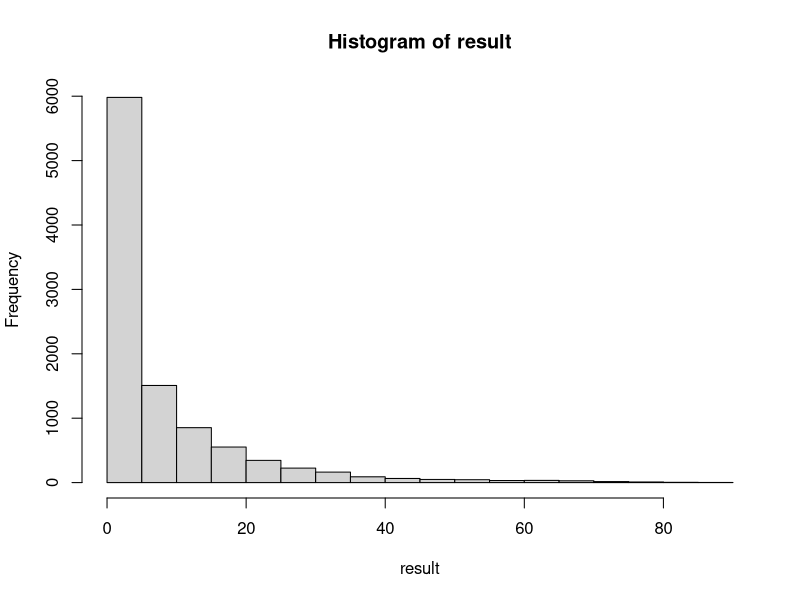
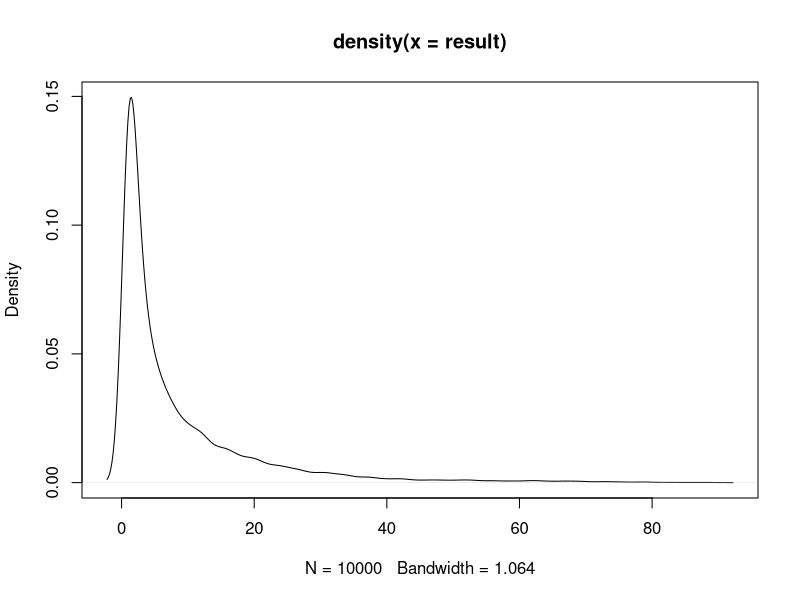
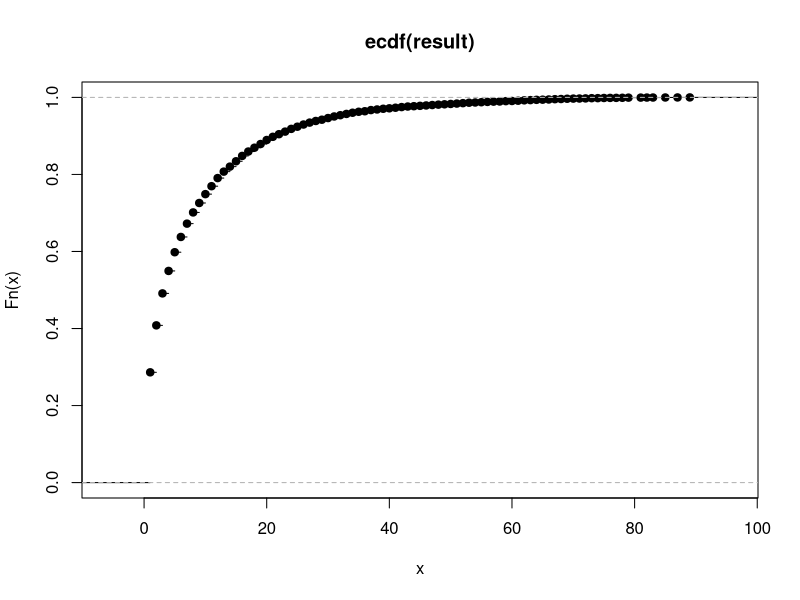
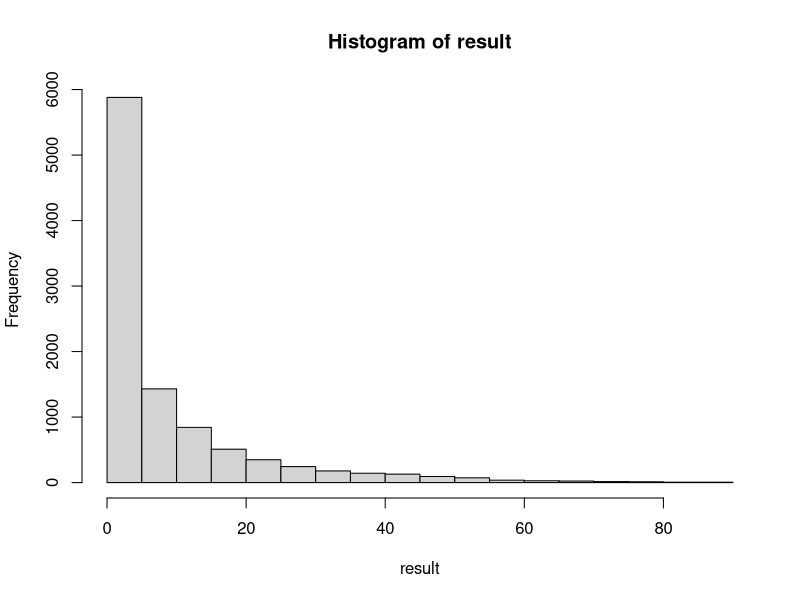
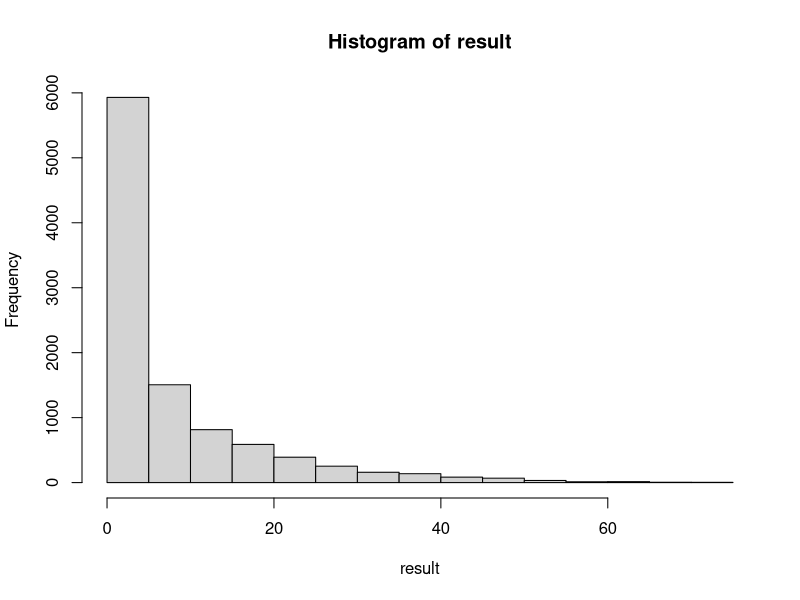
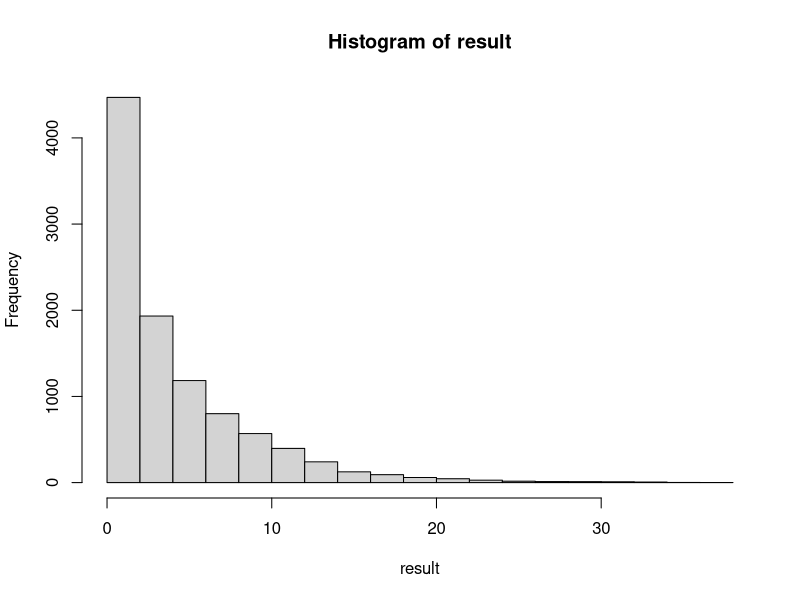
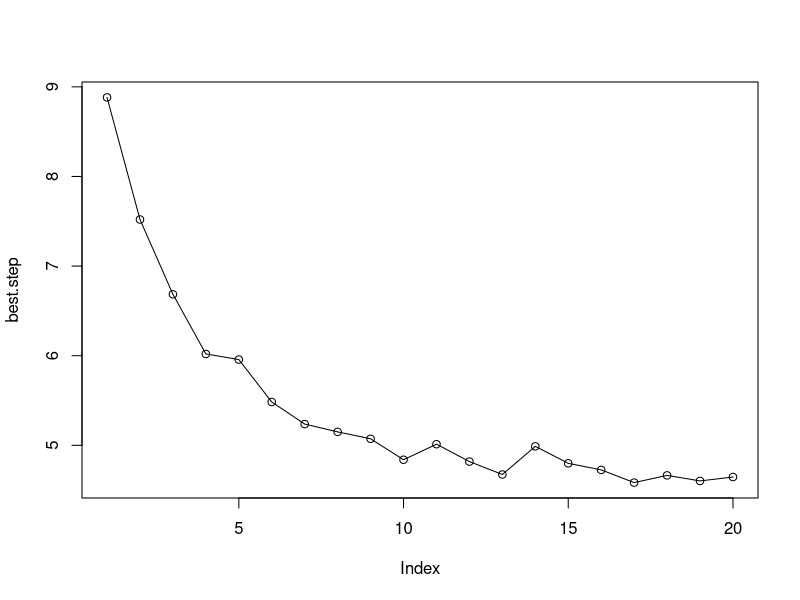
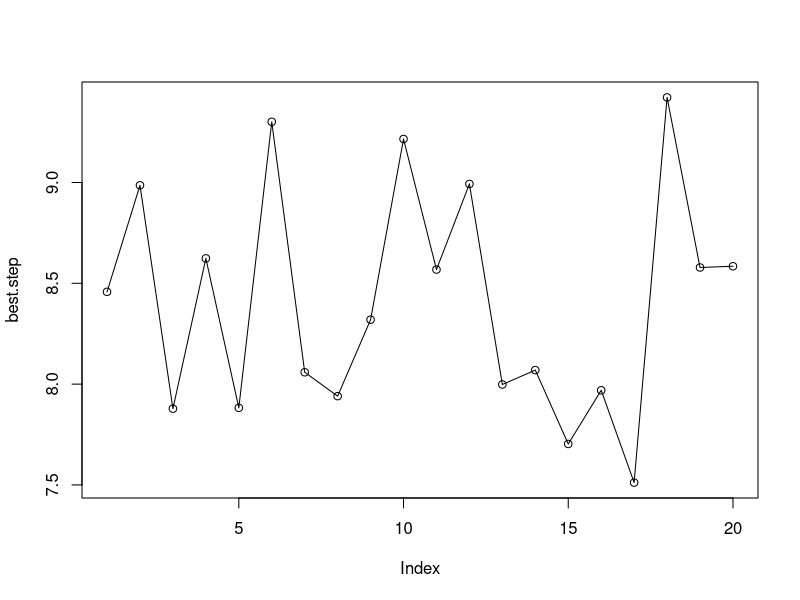

Reproduce these figures in R, in order.
## File: hash.R
## Author: John Rothfels (rothfels)
## Description: Hash Simulation
## ----------------------------

## INITIALIZE THE HASH TABLE.  This functions sets up an empty hash table
## that can hold up to "size" keys.  The "step" argument specifies how
## collisions are handled.  If step is 1 (the default), a collision is
## handled by stepping to the next bucket, and the next, etc.  If "step"
## is greater than one and "hashstep" is TRUE, a second hash function is
## applied to the key to produce a number from one to "step", and this is
## used as the number of buckets to step forward after a collision.
##
## The hash table is stored in the global variable hash.table.  The global
## variables hash.size and hash.step are also set.  (Note that <<- is used
## to assign to global variables.)  The buckets in the hash table are
## initialized with the special "NA" value to indicate that they are empty.

hash.table.setup <- function(size, step = 1, hashstep = FALSE) {
  if (!is.numeric(size) || floor(size) != size || size < 2) {
    stop("Size of table must be an integer greater than one.")
  }

  if (!is.numeric(step) || floor(step) != step || step < 1) {
    stop("Step size for avoiding collisions must be a positive integer.")
  }

  if (step > 1 && any (size %% (2:(size - 1)) == 0)) {
    stop("Size of table must be a prime number when step isn't one.")
  }

  if (step >= size) {
    stop("Step must be less than the table size")
  }

  hash.size <<- size
  hash.step <<- step
  hash.hashstep <<- hashstep
  hash.table <<- rep(NA, size)

  return(invisible())  ## Return nothing visible
}


## LOOK UP A KEY IN THE HASH TABLE.  The key can be either a character
## string or an integer, but you can't put both types in the same table.  If
## the "add" argument is TRUE, the key will be added to the table if it is not
## already present.  If "add" is FALSE (the default), the key will not be
## added.  The value returned is a list with two elements.  The $found
## element is TRUE or FALSE according to whether the key was found in the
## table or not.  The $probes element is the number of buckets in the table
## that had to be examined when looking for the key.

hash.lookup <- function(key, add = FALSE) {
  ## Find the hash values for this key, used for the initial bucket, and
  ## for the number of buckets to step forward if there is a collision.
  h <- hash(key, c(hash.size, hash.step))

  place <- h[1]
  step <- h[2]

  if (!hash.hashstep) step <- hash.step

  ## Initialize the count of how many buckets we look at.
  probes <- 1

  ## Loop until the bucket we see is empty or contains the key we're looking
  ## for.
  while (!is.na(hash.table[place]) && hash.table[place] != key) {
    ## See if we've looked at every bucket.  If we're trying to add, then
    ## that means we don't have space for another key, otherwise we just
    ## get out of the loop

    if (probes == hash.size) {
      if (add) {
        stop("Hash table overflow.")
      }
      break
    }

    ## Add step to place, wrapping around to the start of the table if
    ## necessary.
    place <- place + step
    if (place > hash.size) {
      place <- place - hash.size
    }

    probes <- probes + 1
  }

  ## See if we've found the key.
  found <- !is.na(hash.table[place]) && hash.table[place] == key

  ## Add the key if we didn't find it, and we're supposed to.
  if (!found && add) {
    if (!is.na(hash.table[place])) {
      stop("There's some sort of bug in the the hash table functions!")
    }
    hash.table[place] <<- key
  }

  ## Return list of found indicator and number of probes.
  return(list(found = found, probes = probes))
}


## HASH FUNCTION USED ABOVE.  For character strings, we start by adding
## together codes for all the characters.  It seems that it's not possible
## to get ASCII codes out of R, so this is done the hard way.  The strings
## must contain only letters and digits.  For integer keys, we just use the
## integer directly.  In either case, we then take the value modulo the
## integers in "moduli" and add one (so the range of values is from one to
## the modulus).  If "moduli" is a vector with several numbers, we return
## several hash values.
##
## Don't worry about how the conversion from characters to codes is done
## below. The details are arcane and unimportant.

hash <- function(key, moduli) {
  if (length(key)!=1 || !is.character(key) && !is.numeric(key)) {
    stop("A key must be a single integer or string.")
  }

  if (is.character(key)) {
    key <- sum(charmatch(strsplit(key,"")[[1]],
     strsplit("abcdefghijklmnopqrstuvwxyzABCDEFGHIJKLMNOPQRSTUVWXYZ0123456789",
     "")[[1]]))
  }

  return((key %% moduli) + 1)
}





hash.table.setup(197)
hash.table

sapply(sample(1:1000, 160), function(val) hash.lookup(val, add = TRUE))

hash.table
hash.lookup(100)
hash.lookup(100)$probes

sapply(sample(1:1000, 200), function(val) hash.lookup(val)$probes)
mean(sapply(sample(1:1000, 200), function(val) hash.lookup(val)$probes))

## Over 50 trials, create a hash table of capacity 197 containing 160 values
## between 1 and 1000, then look up 200 random values between 1 and 1000 and
## determine the number of probes made. This will return a matrix with
## 50 columns and 200 rows.
result <- sapply(1:50, function(i) {
  hash.table.setup(197)
  sapply(sample(1:1000, 160), function(val) hash.lookup(val, add = TRUE))
  sapply(sample(1:1000, 200), function(val) hash.lookup(val)$probes)
})

## For each of the 50 trials, see how many lookups needed 5 or more probes
## to be completed and sum these together.
apply(result, 2, function(col) sum(col >= 5))
sum(apply(result, 2, function(col) sum(col >= 5)))

sum(result > 1)
sum(result == 1)
sum(result >= 5)
mean(result)

## Do these plots remind you of anything?

hist(result)
plot(density(result))
plot(ecdf(result))


result <- sapply(1:50, function(i) {
  hash.table.setup(197, step = 5)
  sapply(sample(1:1000, 160), function(val) hash.lookup(val, add = TRUE))
  sapply(sample(1:1000, 200), function(val) hash.lookup(val)$probes)
})

sum(result > 1)
sum(result == 1)
sum(result >= 5)
mean(result)
hist(result)

result <- sapply(1:50, function(i) {
  hash.table.setup(197, step = 20)
  sapply(sample(1:1000, 160), function(val) hash.lookup(val, add = TRUE))
  sapply(sample(1:1000, 200), function(val) hash.lookup(val)$probes)
})

sum(result > 1)
sum(result == 1)
sum(result >= 5)
mean(result)
hist(result)

## Now let's try doing applying a hash function for our step.

result <- sapply(1:50, function(i) {
  hash.table.setup(197,step = 20, hashstep = TRUE)
  sapply(sample(1:1000, 160), function(val) hash.lookup(val, add = TRUE))
  sapply(sample(1:1000, 200), function(val) hash.lookup(val)$probes)
})

sum(result > 1)
sum(result == 1)
sum(result >= 5)
mean(result)
hist(result)


best.step <- sapply(1:20, function(step) {
  mean(sapply(1:25, function(i) {
    hash.table.setup(197, step = step, hashstep = TRUE)
    sapply(sample(1:1000, 160), function(val) hash.lookup(val, add = TRUE))
    sapply(sample(1:1000, 200), function(val) hash.lookup(val)$probes)
  }))
})

plot(best.step, type = 'o')

## Does it seem right to make our step size very large?

result <- sapply(1:50, function(i) {
  hash.table.setup(197,step = 196, hashstep = TRUE)
  sapply(sample(1:1000, 160), function(val) hash.lookup(val, add = TRUE))
  sapply(sample(1:1000, 200), function(val) hash.lookup(val)$probes)
})


## Going back to without hashing our step...yeah, bad times.

best.step <- sapply(1:20, function(step) {
  mean(sapply(1:25, function(i) {
    hash.table.setup(197,step = step)
    sapply(sample(1:1000, 160), function(val) hash.lookup(val, add = TRUE))
    sapply(sample(1:1000, 200), function(val) hash.lookup(val)$probes)
  }))
})

plot(best.step, type = 'o')
